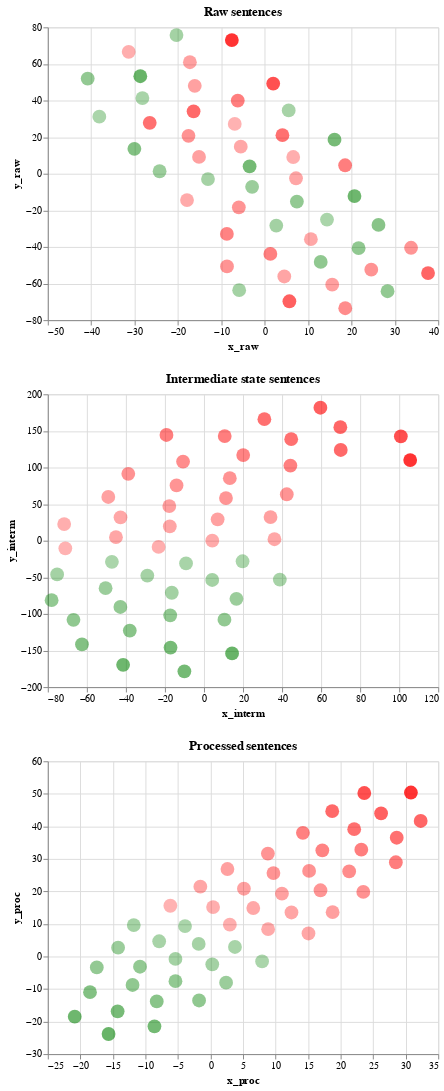

Notebook cell for this chart:
### Code cell
words_tsned & interm_tsned & sentences_tsned

### Figure 1 — Vega-Lite specification as saved in the notebook (floating-point values rounded to 4 significant figures)
{"config": {"view": {"continuousWidth": 400, "continuousHeight": 300}}, "vconcat": [{"mark": {"type": "circle", "size": 200}, "encoding": {"color": {"type": "nominal", "field": "pred", "legend": null, "scale": {"domain": ["Negative", "Positive"], "range": ["red", "green"]}}, "opacity": {"condition": {"type": "quantitative", "field": "opacity", "legend": null, "selection": "selector001"}, "value": 0.05}, "tooltip": [{"type": "nominal", "field": "sentence"}, {"type": "nominal", "field": "prob"}], "x": {"type": "quantitative", "field": "x_raw"}, "y": {"type": "quantitative", "field": "y_raw"}}, "selection": {"selector001": {"type": "interval", "empty": "all", "encodings": ["x", "y"]}}, "title": "Raw sentences"}, {"mark": {"type": "circle", "size": 200}, "encoding": {"color": {"type": "nominal", "field": "pred", "legend": null, "scale": {"domain": ["Negative", "Positive"], "range": ["red", "green"]}}, "opacity": {"condition": {"type": "quantitative", "field": "opacity", "legend": null, "selection": "selector001"}, "value": 0.05}, "tooltip": [{"type": "nominal", "field": "sentence"}, {"type": "nominal", "field": "prob"}], "x": {"type": "quantitative", "field": "x_interm"}, "y": {"type": "quantitative", "field": "y_interm"}}, "selection": {"selector001": {"type": "interval", "empty": "all", "encodings": ["x", "y"]}}, "title": "Intermediate state sentences"}, {"mark": {"type": "circle", "size": 200}, "encoding": {"color": {"type": "nominal", "field": "pred", "legend": null, "scale": {"domain": ["Negative", "Positive"], "range": ["red", "green"]}}, "opacity": {"condition": {"type": "quantitative", "field": "opacity", "legend": null, "selection": "selector001"}, "value": 0.05}, "tooltip": [{"type": "nominal", "field": "sentence"}, {"type": "nominal", "field": "prob"}], "x": {"type": "quantitative", "field": "x_proc"}, "y": {"type": "quantitative", "field": "y_proc"}}, "selection": {"selector001": {"type": "interval", "empty": "all", "encodings": ["x", "y"]}}, "title": "Processed sentences"}], "data": {"name": "data-d4165ac30100401e33852003f2dec640"}, "$schema": "https://vega.github.io/schema/vega-lite/v4.8.1.json", "datasets": {"data-d4165ac30100401e33852003f2dec640": [{"x_raw": -24.23, "y_raw": 1.352, "x_interm": 16.62, "y_interm": -79.46, "x_proc": -14.2, "y_proc": 2.716, "sentence": "The design is very odd, as the ear \"clip\" is not very comfortable at all.", "opacity": 0.5756, "prob": "0.58", "pred": "Positive"}, {"x_raw": -3.484, "y_raw": 4.021, "x_interm": -10.04, "y_interm": -178.4, "x_proc": -8.612, "y_proc": -21.47, "sentence": "I think the most wonderful parts (literally, full of \"wonder\") are the excerpts from his works.  ", "opacity": 1.527, "prob": "1.53", "pred": "Positive"}, {"x_raw": 2.669, "y_raw": -28.32, "x_interm": -16.49, "y_interm": -71.1, "x_proc": 0.2735, "y_proc": -2.414, "sentence": "Food was really good and I got full petty fast.", "opacity": 0.3967, "prob": "0.4", "pred": "Positive"}, {"x_raw": 14.36, "y_raw": -25.05, "x_interm": 19.76, "y_interm": -28.08, "x_proc": 7.931, "y_proc": -1.53, "sentence": "Needless to say, I won't be going back anytime soon.", "opacity": 0.2362, "prob": "0.24", "pred": "Positive"}, {"x_raw": 26.23, "y_raw": -27.96, "x_interm": -38.01, "y_interm": -122.8, "x_proc": -8.261, "y_proc": -13.82, "sentence": "Punishment Park is a brilliant piece of cinema.  ", "opacity": 1.023, "prob": "1.02", "pred": "Positive"}, {"x_raw": -15.14, "y_raw": 9.161, "x_interm": 34.09, "y_interm": 32.24, "x_proc": 2.606, "y_proc": 26.89, "sentence": "however, my girl was complain that some time the phone doesn't wake up like normal phone does.", "opacity": 0.4595, "prob": "-0.46", "pred": "Negative"}, {"x_raw": -5.524, "y_raw": 14.76, "x_interm": 36.1, "y_interm": 2.003, "x_proc": 6.575, "y_proc": 14.9, "sentence": ") very bad performance plays Angela Bennett, a computer expert who is at home all the time.  ", "opacity": 0.2874, "prob": "-0.29", "pred": "Negative"}, {"x_raw": 16.09, "y_raw": 18.62, "x_interm": -17.14, "y_interm": -145.9, "x_proc": -14.27, "y_proc": -16.85, "sentence": "It is well made, easy to access the phone and has a handy, detachable belt clip.", "opacity": 1.437, "prob": "1.44", "pred": "Positive"}, {"x_raw": 12.91, "y_raw": -48.17, "x_interm": -17.3, "y_interm": -101.9, "x_proc": -11.98, "y_proc": -8.759, "sentence": "Great Pocket PC / phone combination.", "opacity": 0.8407, "prob": "0.84", "pred": "Positive"}, {"x_raw": -13.08, "y_raw": -2.898, "x_interm": -29.02, "y_interm": -47.65, "x_proc": -1.813, "y_proc": 3.85, "sentence": "I exchanged the sony ericson z500a for this and I'm pretty happy with that decision.", "opacity": 0.3473, "prob": "0.35", "pred": "Positive"}, {"x_raw": 33.74, "y_raw": -40.46, "x_interm": 11.26, "y_interm": 58.18, "x_proc": 16.91, "y_proc": 20.35, "sentence": "much better than the hard plastic cases.", "opacity": 0.7234, "prob": "-0.72", "pred": "Negative"}, {"x_raw": 5.692, "y_raw": -69.7, "x_interm": 59.64, "y_interm": 181.7, "x_proc": 26.22, "y_proc": 44.0, "sentence": "Utter crap.. Sound quality is TERRIBLE.", "opacity": 2.002, "prob": "-2.0", "pred": "Negative"}, {"x_raw": -31.36, "y_raw": 66.63, "x_interm": -23.26, "y_interm": -8.434, "x_proc": 0.3991, "y_proc": 15.18, "sentence": "If you are looking for a movie with a terrific cast, some good music(including a Shirley Jones rendition of \"The Way You Look Tonight\"), and an uplifting ending, give this one a try.  ", "opacity": 0.1406, "prob": "-0.14", "pred": "Negative"}, {"x_raw": -16.4, "y_raw": 34.1, "x_interm": 70.06, "y_interm": 123.9, "x_proc": 18.71, "y_proc": 44.65, "sentence": "All this movie does is make you sick watching all these slackers make excuses for their stupid actions for 90 minutes.  ", "opacity": 1.775, "prob": "-1.77", "pred": "Negative"}, {"x_raw": 18.56, "y_raw": -73.5, "x_interm": -10.72, "y_interm": 108.1, "x_proc": 21.31, "y_proc": 26.13, "sentence": "Bad Reception.", "opacity": 0.9361, "prob": "-0.94", "pred": "Negative"}, {"x_raw": -28.68, "y_raw": 53.28, "x_interm": 14.39, "y_interm": -153.9, "x_proc": -15.67, "y_proc": -23.83, "sentence": "The only consistent thread holding the series together were the amazing performances of Leni Parker and Anita LaSelva as the two Taelons in quiet idealogical conflict.  ", "opacity": 1.815, "prob": "1.82", "pred": "Positive"}, {"x_raw": 21.64, "y_raw": -40.68, "x_interm": -66.86, "y_interm": -108.1, "x_proc": -1.754, "y_proc": -13.53, "sentence": "It is worth the drive.", "opacity": 0.8539, "prob": "0.85", "pred": "Positive"}, {"x_raw": -7.577, "y_raw": 73.01, "x_interm": 105.6, "y_interm": 110.1, "x_proc": 30.8, "y_proc": 50.4, "sentence": "A cheap and cheerless heist movie with poor characterisation, lots of underbite style stoic emoting (think Chow Yun Fat in A Better Tomorrow) and some cheesy clichés thrown into an abandoned factory ready for a few poorly executed flying judo rolls a la John Woo.  ", "opacity": 3.071, "prob": "-3.07", "pred": "Negative"}, {"x_raw": -30.05, "y_raw": 13.61, "x_interm": -62.51, "y_interm": -141.5, "x_proc": -18.52, "y_proc": -10.96, "sentence": "This case has passed the one year mark and while it shows signs of wear, it is 100% functional.", "opacity": 1.167, "prob": "1.17", "pred": "Positive"}, {"x_raw": -8.693, "y_raw": -50.64, "x_interm": -14.06, "y_interm": 75.56, "x_proc": 9.674, "y_proc": 25.63, "sentence": "There was hardly any meat.", "opacity": 0.7618, "prob": "-0.76", "pred": "Negative"}, {"x_raw": -16.13, "y_raw": 48.03, "x_interm": -49.02, "y_interm": 59.72, "x_proc": 5.137, "y_proc": 20.82, "sentence": "I was proven dead wrong by this sushi bar, not only because the quality is great, but the service is fast and the food, impeccable.", "opacity": 0.4363, "prob": "-0.44", "pred": "Negative"}, {"x_raw": 1.958, "y_raw": 49.24, "x_interm": 100.9, "y_interm": 142.7, "x_proc": 23.64, "y_proc": 50.24, "sentence": "IMDB ratings only go as low 1 for awful, it's time to get some negative numbers in there for cases such as these.  ", "opacity": 2.375, "prob": "-2.37", "pred": "Negative"}, {"x_raw": -20.34, "y_raw": 75.75, "x_interm": -75.23, "y_interm": -46.01, "x_proc": -5.386, "y_proc": -0.7573, "sentence": "The film has great actors, a master director, a significant theme--at least a would-be significant theme, undertone of fifties existential world-weariness, aerial scenes that ought to have thrilled both senses and imagination, and characters about which one might deeply care.  ", "opacity": 0.3696, "prob": "0.37", "pred": "Positive"}, {"x_raw": -2.903, "y_raw": -7.183, "x_interm": -50.41, "y_interm": -64.84, "x_proc": 2.395, "y_proc": -8.063, "sentence": "I love this cable - it allows me to connect any mini-USB device to my PC.", "opacity": 0.5943, "prob": "0.59", "pred": "Positive"}, {"x_raw": -5.968, "y_raw": -18.34, "x_interm": 42.42, "y_interm": 63.43, "x_proc": 8.821, "y_proc": 31.64, "sentence": "It is indescribably the most annoying and idiotic show I have ever seen.  ", "opacity": 0.7622, "prob": "-0.76", "pred": "Negative"}, {"x_raw": 15.56, "y_raw": -60.61, "x_interm": -17.77, "y_interm": 47.25, "x_proc": 18.77, "y_proc": 13.6, "sentence": "Does not fit.", "opacity": 0.4896, "prob": "-0.49", "pred": "Negative"}, {"x_raw": 24.56, "y_raw": -52.43, "x_interm": 13.23, "y_interm": 85.47, "x_proc": 15.16, "y_proc": 26.29, "sentence": "How stupid is that?", "opacity": 0.7833, "prob": "-0.78", "pred": "Negative"}, {"x_raw": 6.573, "y_raw": 9.135, "x_interm": -71.62, "y_interm": 22.68, "x_proc": 2.971, "y_proc": 9.789, "sentence": "The characters were all funny and had the peculiarity of not having a true lead character.  ", "opacity": 0.1231, "prob": "-0.12", "pred": "Negative"}, {"x_raw": 37.65, "y_raw": -54.3, "x_interm": 69.86, "y_interm": 155.1, "x_proc": 32.3, "y_proc": 41.65, "sentence": "The WORST EXPERIENCE EVER.", "opacity": 1.853, "prob": "-1.85", "pred": "Negative"}, {"x_raw": 7.214, "y_raw": -2.475, "x_interm": -45.09, "y_interm": 4.855, "x_proc": -1.557, "y_proc": 21.46, "sentence": "I love the Pho and the spring rolls oh so yummy you have to try.", "opacity": 0.3102, "prob": "-0.31", "pred": "Negative"}, {"x_raw": 28.32, "y_raw": -64.21, "x_interm": 10.48, "y_interm": -107.9, "x_proc": -10.83, "y_proc": -3.153, "sentence": "This is a beautiful phone.", "opacity": 0.7915, "prob": "0.79", "pred": "Positive"}, {"x_raw": -38.13, "y_raw": 31.19, "x_interm": -47.17, "y_interm": -28.83, "x_proc": -3.913, "y_proc": 9.346, "sentence": "My brother in law who works at the mall ate here same day, and guess what he was sick all night too.", "opacity": 0.2168, "prob": "0.22", "pred": "Positive"}, {"x_raw": -17.91, "y_raw": -14.41, "x_interm": 4.248, "y_interm": 7.064e-05, "x_proc": 8.857, "y_proc": 8.383, "sentence": "I also didn't like the \"on\" button, it felt like it would crack with use.", "opacity": 0.2241, "prob": "-0.22", "pred": "Negative"}, {"x_raw": -6.909, "y_raw": 27.2, "x_interm": -71.03, "y_interm": -10.4, "x_proc": -6.169, "y_proc": 15.59, "sentence": "I really like this product over the Motorola because it is allot clearer on the ear piece and the mic.", "opacity": 0.02339, "prob": "-0.02", "pred": "Negative"}, {"x_raw": -40.81, "y_raw": 52.0, "x_interm": -42.83, "y_interm": -90.55, "x_proc": -17.47, "y_proc": -3.372, "sentence": "Lovely little thriller from Hitchcock, with lots of nice shenanigans surrounding a murdered spy, a kidnapped child, a nasty church, a foreign plot and some random taxidermists.  ", "opacity": 0.7724, "prob": "0.77", "pred": "Positive"}, {"x_raw": -17.25, "y_raw": 60.93, "x_interm": 6.998, "y_interm": 29.16, "x_proc": 10.98, "y_proc": 19.33, "sentence": "The best example of how dumb the writing is when it's established that you can turn the zombie-students back into humans by removing a necklace containing a piece of the meteorite.  ", "opacity": 0.449, "prob": "-0.45", "pred": "Negative"}, {"x_raw": -28.19, "y_raw": 41.34, "x_interm": -9.192, "y_interm": -30.98, "x_proc": 3.76, "y_proc": 2.917, "sentence": "The handsfree part works fine, but then the car tries to download the address book, and the Treo reboots.Overall, I still rate this device high.", "opacity": 0.2797, "prob": "0.28", "pred": "Positive"}, {"x_raw": -17.57, "y_raw": 20.71, "x_interm": -38.78, "y_interm": 91.35, "x_proc": 23.48, "y_proc": 19.83, "sentence": "Lobster Bisque, Bussell Sprouts, Risotto, Filet ALL needed salt and pepper..and of course there is none at the tables.", "opacity": 0.8016, "prob": "-0.8", "pred": "Negative"}, {"x_raw": 7.417, "y_raw": -15.21, "x_interm": -78.06, "y_interm": -81.24, "x_proc": -5.383, "y_proc": -7.577, "sentence": "I love Lane, but I've never seen her in a movie this lousy.  ", "opacity": 0.8077, "prob": "0.81", "pred": "Positive"}, {"x_raw": -26.51, "y_raw": 27.81, "x_interm": 44.68, "y_interm": 138.7, "x_proc": 22.09, "y_proc": 39.13, "sentence": "No shifting, no bubbling, no peeling, not even a scratch, NOTHING!I couldn't be more happier with my new one for the Droid.", "opacity": 1.603, "prob": "-1.6", "pred": "Negative"}, {"x_raw": 5.529, "y_raw": 34.61, "x_interm": 38.85, "y_interm": -53.07, "x_proc": -7.886, "y_proc": 4.675, "sentence": "I kept catching the cable on the seat and I had to pull the phone out to turn it on an off.", "opacity": 0.2944, "prob": "0.29", "pred": "Positive"}, {"x_raw": 4.085, "y_raw": 21.04, "x_interm": 30.94, "y_interm": 166.1, "x_proc": 28.62, "y_proc": 36.5, "sentence": "My husband said she was very rude... did not even apologize for the bad food or anything.", "opacity": 1.615, "prob": "-1.61", "pred": "Negative"}, {"x_raw": 10.64, "y_raw": -35.77, "x_interm": -42.76, "y_interm": 31.88, "x_proc": 15.06, "y_proc": 7.065, "sentence": "Nice quality build, unlike some cheap s*** out there.", "opacity": 0.297, "prob": "-0.3", "pred": "Negative"}, {"x_raw": -6.215, "y_raw": 39.96, "x_interm": -19.22, "y_interm": 144.4, "x_proc": 28.49, "y_proc": 28.96, "sentence": "I know that Jim O'Connor was very energetic and that nobody could be as much as him, but George was well dull.  ", "opacity": 1.279, "prob": "-1.28", "pred": "Negative"}, {"x_raw": 20.69, "y_raw": -12.24, "x_interm": -41.43, "y_interm": -169.5, "x_proc": -20.87, "y_proc": -18.51, "sentence": "Great food and great service in a clean and friendly setting.", "opacity": 1.659, "prob": "1.66", "pred": "Positive"}, {"x_raw": -5.889, "y_raw": -63.64, "x_interm": 4.222, "y_interm": -53.66, "x_proc": -11.79, "y_proc": 9.645, "sentence": "Love This Phone.", "opacity": 0.3639, "prob": "0.36", "pred": "Positive"}, {"x_raw": 4.515, "y_raw": -56.15, "x_interm": -17.51, "y_interm": 19.59, "x_proc": 12.44, "y_proc": 13.52, "sentence": "The dialogue is atrocious.  ", "opacity": 0.3422, "prob": "-0.34", "pred": "Negative"}, {"x_raw": 18.54, "y_raw": 4.62, "x_interm": 10.62, "y_interm": 142.9, "x_proc": 23.18, "y_proc": 32.82, "sentence": "This is a VERY average phone with bad battery life that operates on a weak network.", "opacity": 1.288, "prob": "-1.29", "pred": "Negative"}, {"x_raw": -8.726, "y_raw": -32.89, "x_interm": 20.09, "y_interm": 116.9, "x_proc": 17.19, "y_proc": 32.64, "sentence": "Unfortunately, it only set us up for disapppointment with our entrees.", "opacity": 1.165, "prob": "-1.16", "pred": "Negative"}, {"x_raw": 1.303, "y_raw": -43.85, "x_interm": 44.27, "y_interm": 102.7, "x_proc": 14.2, "y_proc": 38.01, "sentence": "This place is horrible and way overpriced.", "opacity": 1.224, "prob": "-1.22", "pred": "Negative"}]}}
